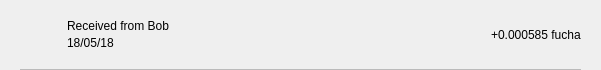
<?xml version="1.0" encoding="UTF-8"?>
<ui version="4.0">
 <class>TxRow</class>
 <widget class="QWidget" name="TxRow">
  <property name="geometry">
   <rect>
    <x>0</x>
    <y>0</y>
    <width>601</width>
    <height>70</height>
   </rect>
  </property>
  <property name="minimumSize">
   <size>
    <width>0</width>
    <height>40</height>
   </size>
  </property>
  <property name="windowTitle">
   <string>Form</string>
  </property>
  <layout class="QVBoxLayout" name="verticalLayout_3">
   <property name="spacing">
    <number>0</number>
   </property>
   <property name="leftMargin">
    <number>0</number>
   </property>
   <property name="topMargin">
    <number>0</number>
   </property>
   <property name="rightMargin">
    <number>0</number>
   </property>
   <property name="bottomMargin">
    <number>0</number>
   </property>
   <item>
    <widget class="QWidget" name="rowContainer" native="true">
     <layout class="QVBoxLayout" name="verticalLayout_2">
      <property name="spacing">
       <number>9</number>
      </property>
      <property name="leftMargin">
       <number>20</number>
      </property>
      <property name="topMargin">
       <number>9</number>
      </property>
      <property name="rightMargin">
       <number>20</number>
      </property>
      <property name="bottomMargin">
       <number>0</number>
      </property>
      <item>
       <widget class="QFrame" name="frame">
        <property name="styleSheet">
         <string notr="true">border:none;</string>
        </property>
        <property name="frameShape">
         <enum>QFrame::StyledPanel</enum>
        </property>
        <property name="frameShadow">
         <enum>QFrame::Raised</enum>
        </property>
        <layout class="QHBoxLayout" name="horizontalLayout" stretch="0,2,0">
         <property name="leftMargin">
          <number>0</number>
         </property>
         <property name="topMargin">
          <number>0</number>
         </property>
         <property name="rightMargin">
          <number>0</number>
         </property>
         <property name="bottomMargin">
          <number>0</number>
         </property>
         <item>
          <widget class="QPushButton" name="icon">
           <property name="focusPolicy">
            <enum>Qt::NoFocus</enum>
           </property>
           <property name="styleSheet">
            <string notr="true">border:none;</string>
           </property>
           <property name="text">
            <string/>
           </property>
           <property name="iconSize">
            <size>
             <width>28</width>
             <height>28</height>
            </size>
           </property>
          </widget>
         </item>
         <item>
          <layout class="QVBoxLayout" name="verticalLayout">
           <property name="spacing">
            <number>3</number>
           </property>
           <property name="leftMargin">
            <number>9</number>
           </property>
           <item>
            <widget class="QLabel" name="lblAddress">
             <property name="styleSheet">
              <string notr="true"/>
             </property>
             <property name="text">
              <string>Received from Bob</string>
             </property>
             <property name="alignment">
              <set>Qt::AlignBottom|Qt::AlignLeading|Qt::AlignLeft</set>
             </property>
            </widget>
           </item>
           <item>
            <widget class="QLabel" name="lblDate">
             <property name="styleSheet">
              <string notr="true"/>
             </property>
             <property name="text">
              <string>18/05/18</string>
             </property>
             <property name="alignment">
              <set>Qt::AlignLeading|Qt::AlignLeft|Qt::AlignTop</set>
             </property>
            </widget>
           </item>
          </layout>
         </item>
         <item>
          <widget class="QLabel" name="lblAmount">
           <property name="styleSheet">
            <string notr="true"/>
           </property>
           <property name="text">
            <string>+0.000585 fucha</string>
           </property>
          </widget>
         </item>
        </layout>
       </widget>
      </item>
      <item>
       <widget class="QLabel" name="lblDivisory">
        <property name="minimumSize">
         <size>
          <width>0</width>
          <height>1</height>
         </size>
        </property>
        <property name="maximumSize">
         <size>
          <width>16777215</width>
          <height>1</height>
         </size>
        </property>
        <property name="styleSheet">
         <string notr="true">background-color:#bababa;</string>
        </property>
        <property name="text">
         <string/>
        </property>
        <property name="alignment">
         <set>Qt::AlignBottom|Qt::AlignLeading|Qt::AlignLeft</set>
        </property>
       </widget>
      </item>
     </layout>
    </widget>
   </item>
  </layout>
 </widget>
 <resources/>
 <connections/>
</ui>
